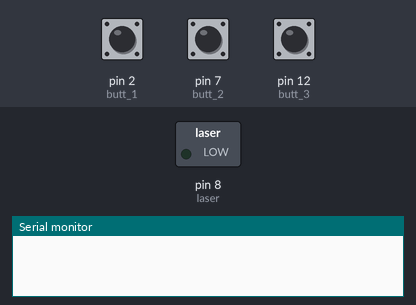
Simulated run of this sketch. Board: Arduino Uno, built with avr-gcc and run on an emulated ATmega328P. Shown: switched loads named in the sketch (green lamp = pin HIGH), the last lines printed to the serial monitor. The test bench sets the inputs (shaded band); at power-on: pin 2 (butt_1) HIGH, pin 7 (butt_2) HIGH, pin 12 (butt_3) HIGH.

Above: at 1.2 s.
1.3 s: pin 2 (butt_1) pulled LOW for 0.15 s
At 1.65 s:
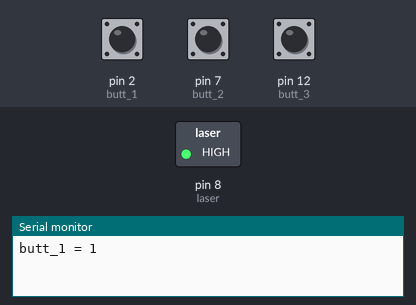
3.3 s: pin 7 (butt_2) pulled LOW for 0.15 s
At 4.6 s:
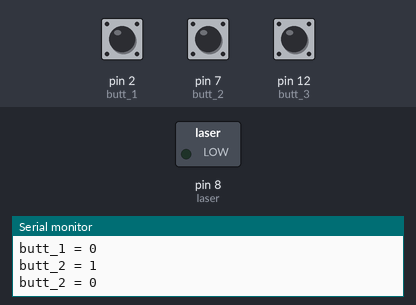
Timing chart, 0 to 6.3 s (numbered marks = the images above; inputs shaded):
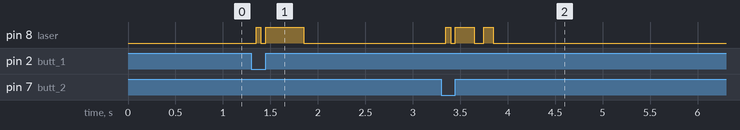

Measured:
- after the input at 1.3 s, pin 8 (laser): LOW → HIGH after 0.05 s, → LOW 0.05 s later, → HIGH 0.05 s later, → LOW 0.40 s later
- after the input at 3.3 s, pin 8 (laser): goes HIGH 0.05 s, LOW 0.05 s, HIGH 0.20 s, LOW 0.10 s, HIGH 0.10 s, then LOW, starting after 0.05 s

The sketch:

coder.ino
```cpp
// Code for the shooter
#define laser 8

boolean f_1 = 0;
boolean f_2 = 0;
boolean f_3 = 0;

#define butt_1 2
boolean butt_flag_1 = 0;
#define butt_2 7
boolean butt_flag_2 = 0;
#define butt_3 12
boolean butt_flag_3 = 0;

void setup()
{
  Serial.begin(9600);
  pinMode(laser, OUTPUT);
  pinMode(butt_1, INPUT_PULLUP);
  pinMode(butt_2, INPUT_PULLUP);
  pinMode(butt_3, INPUT_PULLUP);
}

void loop()
{
 boolean b_1 = !digitalRead(butt_1);
 boolean b_2 = !digitalRead(butt_2);
 boolean b_3 = !digitalRead(butt_3);
 if(b_1 == 1 && butt_flag_1 == 0)
  {
    butt_flag_1 = 1;
    Serial.println("butt_1 = 1");
    delay(50);
    f_1 = 0;
  }
 if(b_1 == 0 && butt_flag_1 == 1)
  {
    butt_flag_1 = 0;
    Serial.println("butt_1 = 0");
  }
  /////////////////////////////////////
   if(b_2 == 1 && butt_flag_2 == 0)
  {
    butt_flag_2 = 1;
    Serial.println("butt_2 = 1");
    delay(50);
    f_2 = 0;
  }
 if(b_2 == 0 && butt_flag_2 == 1)
  {
    butt_flag_2 = 0;
    Serial.println("butt_2 = 0");
  }
  ////////////////////////////////////
   if(b_3 == 1 && butt_flag_3 == 0)
  {
    butt_flag_3 = 1;
    Serial.println("butt_3 = 1");
    delay(50);
    f_3 = 0;
  }
 if(b_3 == 0 && butt_flag_3 == 1)
  {
    butt_flag_3 = 0;
    Serial.println("butt_3 = 0");
  }
  ////////////////////////////////////////////////////////////////////
  if(butt_flag_1 == 1 && f_1 == 0)
    {
      digitalWrite(laser, HIGH);
      delay(50);
      digitalWrite(laser, LOW);
      delay(50);
      digitalWrite(laser, HIGH);
      delay(400);
      digitalWrite(laser, LOW);
      f_1 = f_1+1;
      delay(100);
    }
    ///////////////////////////////////////
      if(butt_flag_2 == 1 && f_2 == 0)
    {
      digitalWrite(laser, HIGH);
      delay(50);
      digitalWrite(laser, LOW);
      delay(50);
      digitalWrite(laser, HIGH);
      delay(200);
      digitalWrite(laser, LOW);
      delay(100);
      digitalWrite(laser, HIGH);
      delay(100);
      digitalWrite(laser, LOW);
      f_2 = f_2+1;
      delay(100);
    }
    ///////////////////////////////////////
      if(butt_flag_3 == 1 && f_3 == 0)
    {
      digitalWrite(laser, HIGH);
      delay(50);
      digitalWrite(laser, LOW);
      delay(50);
      digitalWrite(laser, HIGH);
      delay(100);
      digitalWrite(laser, LOW);
      delay(100);
      digitalWrite(laser, HIGH);
      delay(200);
      digitalWrite(laser, LOW);
      f_3 = f_3+1;
      delay(100);
    }
    ///////////////////////////////////////
}
```
